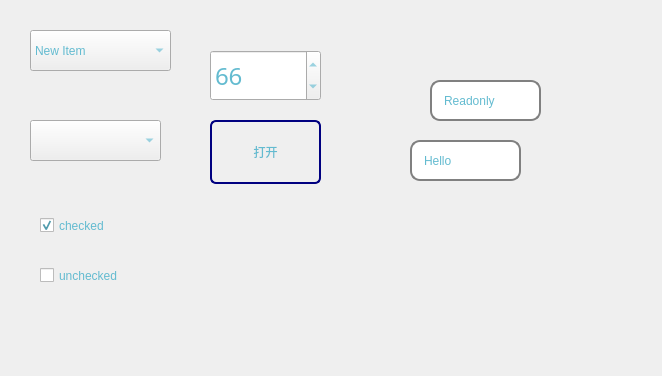
<?xml version="1.0" encoding="UTF-8"?>
<ui version="4.0">
 <class>Dialog</class>
 <widget class="QDialog" name="Dialog">
  <property name="geometry">
   <rect>
    <x>0</x>
    <y>0</y>
    <width>662</width>
    <height>376</height>
   </rect>
  </property>
  <property name="windowTitle">
   <string>Dialog</string>
  </property>
  <property name="styleSheet">
   <string notr="true">QDialog *{
	color: rgb(99, 187, 208);
	font: 18pt &quot;宋体&quot;;
}


  QPushButton {
      border: 2px solid gray;
      border-radius: 6px;
      background-color: qlineargradient(x1: 0, y1: 0, x2: 0, y2: 1,
                                        stop: 0 #f6f7fa, stop: 1 #dadbde);
      min-width: 80px;
  }

  QPushButton:pressed {
      background-color: qlineargradient(x1: 0, y1: 0, x2: 0, y2: 1,
                                        stop: 0 #dadbde, stop: 1 #f6f7fa);
  }

  QPushButton:flat {
      border: none; /* no border for a flat push button */
  }

  QPushButton:default {
      border-color: navy; /* make the default button prominent */
  }

QLineEdit{
 min-width:50px;

 max-height:40px;

 border-width: 2px;
 border-style: solid;
 border-color: gray;
 border-radius: 10px;
 padding: 0px 10px; 
	border-image: url(:/images/images/border.jpg);
}
</string>
  </property>
  <widget class="QSpinBox" name="spinBox">
   <property name="geometry">
    <rect>
     <x>210</x>
     <y>50</y>
     <width>111</width>
     <height>51</height>
    </rect>
   </property>
   <property name="font">
    <font>
     <family>宋体</family>
     <pointsize>18</pointsize>
     <weight>50</weight>
     <italic>false</italic>
     <bold>false</bold>
    </font>
   </property>
   <property name="value">
    <number>66</number>
   </property>
  </widget>
  <widget class="QCheckBox" name="checkBox">
   <property name="geometry">
    <rect>
     <x>40</x>
     <y>210</y>
     <width>131</width>
     <height>31</height>
    </rect>
   </property>
   <property name="text">
    <string>checked</string>
   </property>
   <property name="checked">
    <bool>true</bool>
   </property>
  </widget>
  <widget class="QCheckBox" name="checkBox_2">
   <property name="geometry">
    <rect>
     <x>40</x>
     <y>260</y>
     <width>121</width>
     <height>31</height>
    </rect>
   </property>
   <property name="text">
    <string>unchecked</string>
   </property>
   <property name="checked">
    <bool>false</bool>
   </property>
  </widget>
  <widget class="QComboBox" name="comboBox">
   <property name="geometry">
    <rect>
     <x>30</x>
     <y>30</y>
     <width>141</width>
     <height>41</height>
    </rect>
   </property>
   <item>
    <property name="text">
     <string>New Item</string>
    </property>
   </item>
   <item>
    <property name="text">
     <string>New Item</string>
    </property>
   </item>
   <item>
    <property name="text">
     <string>New Item</string>
    </property>
   </item>
   <item>
    <property name="text">
     <string>New Item</string>
    </property>
   </item>
  </widget>
  <widget class="QPushButton" name="pushButton">
   <property name="geometry">
    <rect>
     <x>210</x>
     <y>120</y>
     <width>111</width>
     <height>64</height>
    </rect>
   </property>
   <property name="text">
    <string>打开</string>
   </property>
   <property name="iconSize">
    <size>
     <width>16</width>
     <height>16</height>
    </size>
   </property>
  </widget>
  <widget class="QLineEdit" name="lineEdit">
   <property name="geometry">
    <rect>
     <x>410</x>
     <y>140</y>
     <width>111</width>
     <height>41</height>
    </rect>
   </property>
   <property name="text">
    <string>Hello</string>
   </property>
  </widget>
  <widget class="QLineEdit" name="lineEdit_2">
   <property name="geometry">
    <rect>
     <x>430</x>
     <y>80</y>
     <width>111</width>
     <height>41</height>
    </rect>
   </property>
   <property name="text">
    <string>Readonly</string>
   </property>
   <property name="readOnly">
    <bool>true</bool>
   </property>
  </widget>
  <widget class="QComboBox" name="comboBox_2">
   <property name="geometry">
    <rect>
     <x>30</x>
     <y>120</y>
     <width>131</width>
     <height>41</height>
    </rect>
   </property>
  </widget>
 </widget>
 <resources/>
 <connections/>
</ui>
